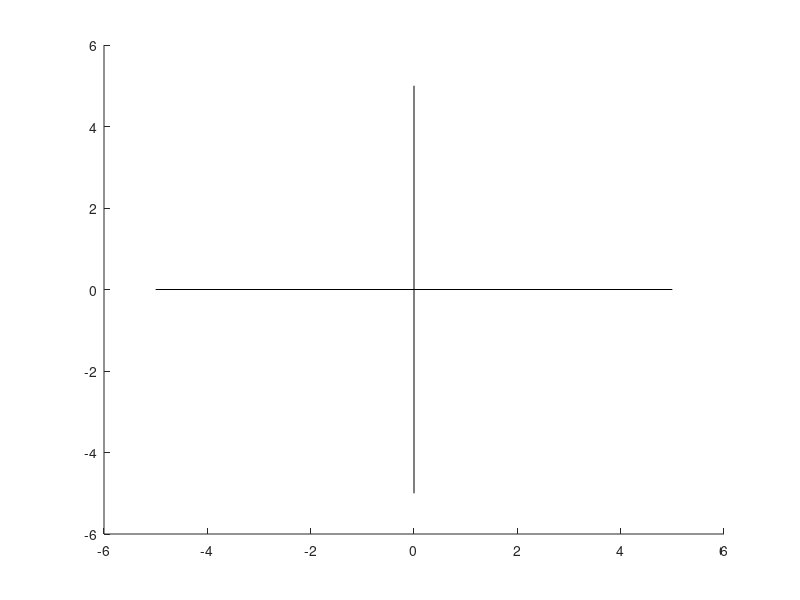

MATLAB code for this plot: (Note: this script raises an error after producing the figure.)
clc;
clear;
clf;
a=0;
b=1;
c=(a+b)/2;
it=0;
hold on
plot([-5 5],[0 0],'k-');
plot([0 0],[-5 5],'k-');
x=linspace(0,1);
plot(x,f(x),'b-','linewidth',2);

while abs(f(c))> 1e-13
    c=(a+b)/2;
    if f(c)<0
        a=c;
    else
        b=c;
        it=it+1;
    end
end
c
it
plot(c,f(c),'*');
function out =f(x)
out=(x-(.5*exp(-x.^2)));
end